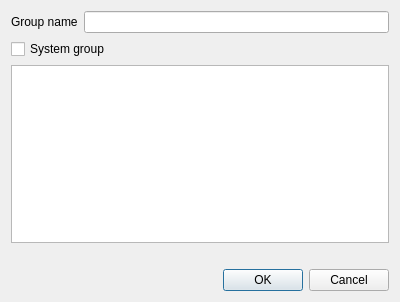
<?xml version="1.0" encoding="UTF-8"?>
<ui version="4.0">
 <class>GroupAddDialog</class>
 <widget class="QDialog" name="GroupAddDialog">
  <property name="geometry">
   <rect>
    <x>0</x>
    <y>0</y>
    <width>400</width>
    <height>302</height>
   </rect>
  </property>
  <property name="windowTitle">
   <string>Create new group</string>
  </property>
  <layout class="QVBoxLayout" name="verticalLayout">
   <item>
    <layout class="QHBoxLayout" name="horizontalLayout">
     <item>
      <widget class="QLabel" name="group_name_label">
       <property name="text">
        <string>Group name</string>
       </property>
      </widget>
     </item>
     <item>
      <widget class="QLineEdit" name="group_name_edit"/>
     </item>
    </layout>
   </item>
   <item>
    <widget class="QCheckBox" name="system_group_checkbox">
     <property name="text">
      <string>System group</string>
     </property>
    </widget>
   </item>
   <item>
    <widget class="QListWidget" name="user_list"/>
   </item>
   <item>
    <widget class="QLabel" name="status_label">
     <property name="text">
      <string/>
     </property>
    </widget>
   </item>
   <item>
    <widget class="QDialogButtonBox" name="button_box">
     <property name="orientation">
      <enum>Qt::Orientation::Horizontal</enum>
     </property>
     <property name="standardButtons">
      <set>QDialogButtonBox::StandardButton::Cancel|QDialogButtonBox::StandardButton::Ok</set>
     </property>
    </widget>
   </item>
  </layout>
 </widget>
 <resources/>
 <connections>
  <connection>
   <sender>button_box</sender>
   <signal>accepted()</signal>
   <receiver>GroupAddDialog</receiver>
   <slot>accept()</slot>
   <hints>
    <hint type="sourcelabel">
     <x>248</x>
     <y>254</y>
    </hint>
    <hint type="destinationlabel">
     <x>157</x>
     <y>274</y>
    </hint>
   </hints>
  </connection>
  <connection>
   <sender>button_box</sender>
   <signal>rejected()</signal>
   <receiver>GroupAddDialog</receiver>
   <slot>reject()</slot>
   <hints>
    <hint type="sourcelabel">
     <x>316</x>
     <y>260</y>
    </hint>
    <hint type="destinationlabel">
     <x>286</x>
     <y>274</y>
    </hint>
   </hints>
  </connection>
 </connections>
</ui>
